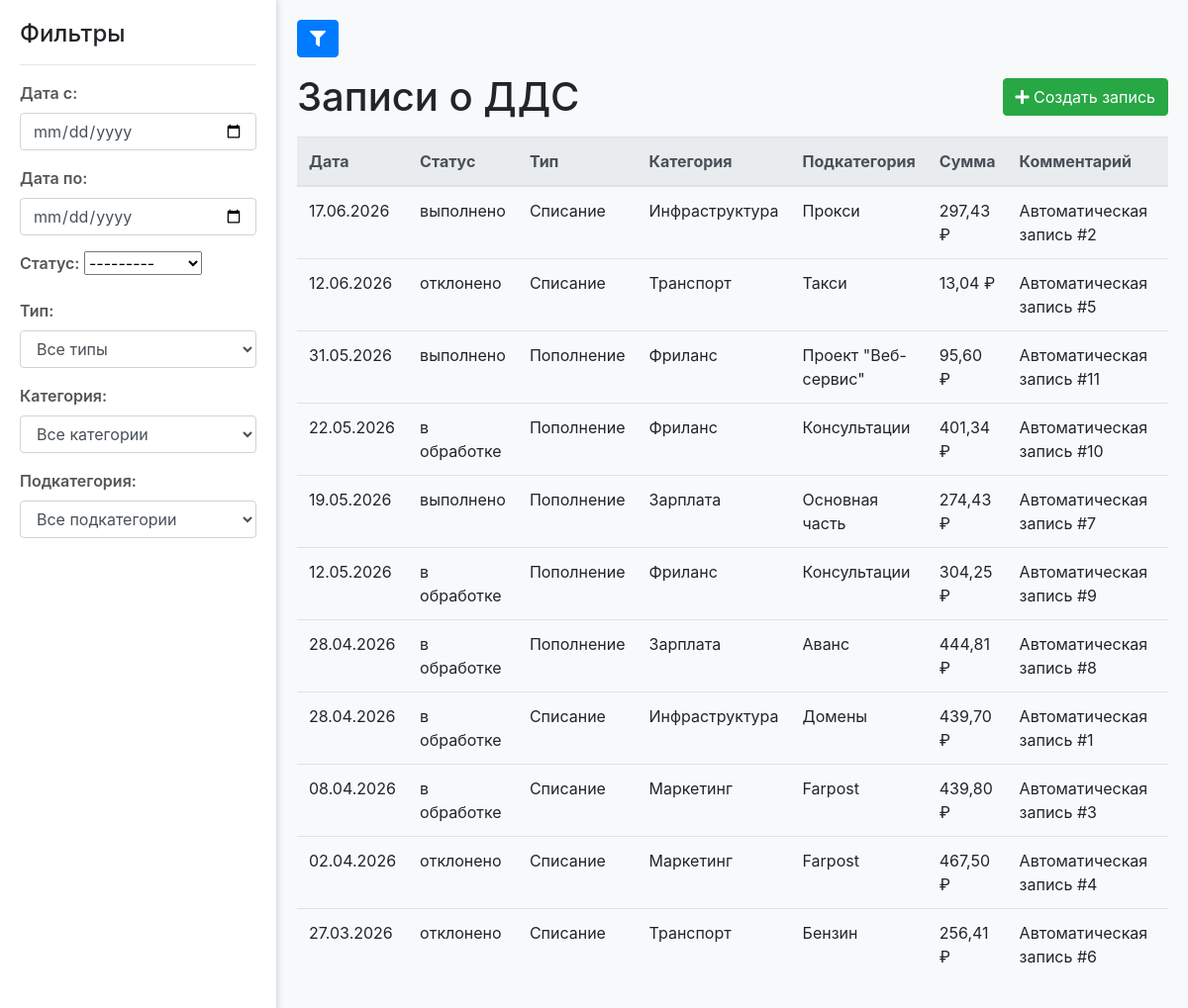
The page / on the database its author committed.
### cashflow/models.py (models this page shows, shortened)
class CashFlow(models.Model):
    created_date = models.DateTimeField("Дата создания", default=timezone.now)
    status = models.ForeignKey(Status, on_delete=models.PROTECT, verbose_name="Статус")
    type = models.ForeignKey(Type, on_delete=models.PROTECT, verbose_name="Тип")
    category = models.ForeignKey(Category, on_delete=models.PROTECT, verbose_name="Категория")
    subcategory = models.ForeignKey(Subcategory, on_delete=models.PROTECT, verbose_name="Подкатегория")
    amount = models.DecimalField("Сумма", max_digits=10, decimal_places=2)
    comment = models.TextField("Комментарий", blank=True, null=True)
    class Meta:
        verbose_name = "Запись о ДДС"
        verbose_name_plural = "Записи о ДДС"
        ordering = ['-created_date']

class Status(models.Model):
    name = models.CharField("Название", max_length=100, unique=True)
    class Meta:
        verbose_name = "Статус"
        verbose_name_plural = "Статусы"
    def __str__(self):
        return self.name

class Type(models.Model):
    name = models.CharField("Название", max_length=100, unique=True)
    class Meta:
        verbose_name = "Тип"
        verbose_name_plural = "Типы"
    def __str__(self):
        return self.name

class Category(models.Model):
    name = models.CharField("Название", max_length=100)
    type = models.ForeignKey(Type, on_delete=models.CASCADE, related_name='categories', verbose_name="Тип")
    class Meta:
        verbose_name = "Категория"
        verbose_name_plural = "Категории"
        unique_together = ('name', 'type')

class Subcategory(models.Model):
    name = models.CharField("Название", max_length=100)
    category = models.ForeignKey(Category, on_delete=models.CASCADE, related_name='subcategories', verbose_name="Категория")
    class Meta:
        verbose_name = "Подкатегория"
        verbose_name_plural = "Подкатегории"
        unique_together = ('name', 'category')

### cashflow/views.py (the view)
# urls.py: path('', views.cashflow_list, name='cashflow_list'),
def cashflow_list(request):
    cashflow_filter = CashFlowFilter(request.GET, queryset=CashFlow.objects.select_related('status', 'type', 'category', 'subcategory').all())
    if request.headers.get('x-requested-with') == 'XMLHttpRequest':
        return render(request, 'cashflow/partials/table_body.html', {'filter': cashflow_filter})
    return render(request, 'cashflow/cashflow_list.html', {'filter': cashflow_filter})

### cashflow/templates/cashflow/cashflow_list.html (shortened to what this page needs)
{% load static %}
<!DOCTYPE html>
<html lang="ru">
<head>
    <link rel="stylesheet" href="https://stackpath.bootstrapcdn.com/bootstrap/4.5.2/css/bootstrap.min.css">
    <link rel="stylesheet" href="https://cdnjs.cloudflare.com/ajax/libs/font-awesome/5.15.3/css/all.min.css">
    <link rel="stylesheet" href="{% static 'cashflow/custom.css' %}">
</head>
<body>
    <div class="sidebar" id="filter-sidebar">
        <h4>Фильтры</h4>
        <hr>
        <form id="filter-form">
            <div class="form-group">
                {{ filter.form.start_date.label_tag }}
                {{ filter.form.start_date }}
            </div>
            <div class="form-group">
                {{ filter.form.end_date.label_tag }}
                {{ filter.form.end_date }}
            </div>
            <div class="form-group">
                {{ filter.form.status.label_tag }}
                {{ filter.form.status }}
            </div>
            <div class="form-group">
                {{ filter.form.type.label_tag }}
                {{ filter.form.type }}
            </div>
            <div class="form-group">
                {{ filter.form.category.label_tag }}
                {{ filter.form.category }}
            </div>
            <div class="form-group">
                {{ filter.form.subcategory.label_tag }}
                {{ filter.form.subcategory }}
            </div>
        </form>
    </div>
    <div id="main-content" class="sidebar-active">
        <button id="toggle-filter-btn" class="btn btn-primary mb-3" data-toggle="tooltip" title="Показать/скрыть фильтры">
            <i class="fas fa-filter"></i>
        </button>
        <div class="d-flex justify-content-between align-items-center mb-3">
            <h1 class="mb-0">Записи о ДДС</h1>
            <a href="{% url 'cashflow_create' %}" class="btn btn-success">
                <i class="fas fa-plus"></i> Создать запись
            </a>
        </div>
        <div class="table-responsive">
            <table class="table table-hover">
                <thead class="thead-light">
                    <tr>
                        <th>Дата</th>
                        <th>Статус</th>
                        <th>Тип</th>
                        <th>Категория</th>
                        <th>Подкатегория</th>
                        <th>Сумма</th>
                        <th>Комментарий</th>
                        <th>Действия</th>
                    </tr>
                </thead>
                <tbody id="cashflow-table-body">
                    {% include 'cashflow/partials/table_body.html' %}
                </tbody>
            </table>
        </div>
    </div>
</body>
</html>

### cashflow/templates/cashflow/partials/table_body.html (shortened to what this page needs)
{% for cf in filter.qs %}
<tr>
    <td>{{ cf.created_date|date:"d.m.Y" }}</td>
    <td>{{ cf.status.name }}</td>
    <td>{{ cf.type.name }}</td>
    <td>{{ cf.category.name }}</td>
    <td>{{ cf.subcategory.name }}</td>
    <td>{{ cf.amount }} ₽</td>
    <td>{{ cf.comment }}</td>
    <td>
    </td>
</tr>
{% empty %}
<tr>
    <td colspan="8" class="text-center">Записей не найдено.</td>
</tr>
{% endfor %}

### cashflow/static/cashflow/custom.css (style rules this page uses)
body { background-color: #f8f9fa; transition: margin-left .3s; }
.sidebar { height: 100%; width: 280px; position: fixed; z-index: 1; top: 0; left: 0; background-color: #fff; overflow-x: hidden; transition: 0.3s; padding: 20px; border-right: 1px solid #dee2e6; box-shadow: 2px 0 5px rgba(0,0,0,0.1); }
#main-content { transition: margin-left .3s; padding: 20px; }
#main-content.sidebar-active { margin-left: 280px; }
.sidebar .form-group { margin-bottom: 1rem; }
.sidebar label { font-weight: 600; color: #555; }

### rows shown on the page
CashFlow: created_date "17.06.2026", status.name "выполнено", type.name "Списание", category.name "Инфраструктура", subcategory.name "Прокси", amount "297,43", comment "Автоматическая запись #2"
CashFlow: created_date "12.06.2026", status.name "отклонено", type.name "Списание", category.name "Транспорт", subcategory.name "Такси", amount "13,04", comment "Автоматическая запись #5"
CashFlow: created_date "31.05.2026", status.name "выполнено", type.name "Пополнение", category.name "Фриланс", subcategory.name "Проект \"Веб-сервис\"", amount "95,60", comment "Автоматическая запись #11"
CashFlow: created_date "22.05.2026", status.name "в обработке", type.name "Пополнение", category.name "Фриланс", subcategory.name "Консультации", amount "401,34", comment "Автоматическая запись #10"
CashFlow: created_date "19.05.2026", status.name "выполнено", type.name "Пополнение", category.name "Зарплата", subcategory.name "Основная часть", amount "274,43", comment "Автоматическая запись #7"
CashFlow: created_date "12.05.2026", status.name "в обработке", type.name "Пополнение", category.name "Фриланс", subcategory.name "Консультации", amount "304,25", comment "Автоматическая запись #9"
CashFlow: created_date "28.04.2026", status.name "в обработке", type.name "Пополнение", category.name "Зарплата", subcategory.name "Аванс", amount "444,81", comment "Автоматическая запись #8"
CashFlow: created_date "28.04.2026", status.name "в обработке", type.name "Списание", category.name "Инфраструктура", subcategory.name "Домены", amount "439,70", comment "Автоматическая запись #1"
CashFlow: created_date "08.04.2026", status.name "в обработке", type.name "Списание", category.name "Маркетинг", subcategory.name "Farpost", amount "439,80", comment "Автоматическая запись #3"
CashFlow: created_date "02.04.2026", status.name "отклонено", type.name "Списание", category.name "Маркетинг", subcategory.name "Farpost", amount "467,50", comment "Автоматическая запись #4"
CashFlow: created_date "27.03.2026", status.name "отклонено", type.name "Списание", category.name "Транспорт", subcategory.name "Бензин", amount "256,41", comment "Автоматическая запись #6"

### other values the page prints
{{ filter.form.start_date.label_tag }} "Дата с:"
{{ filter.form.end_date.label_tag }} "Дата по:"
{{ filter.form.status.label_tag }} "Статус:"
{{ filter.form.type.label_tag }} "Тип:"
{{ filter.form.category.label_tag }} "Категория:"
{{ filter.form.subcategory.label_tag }} "Подкатегория:"
